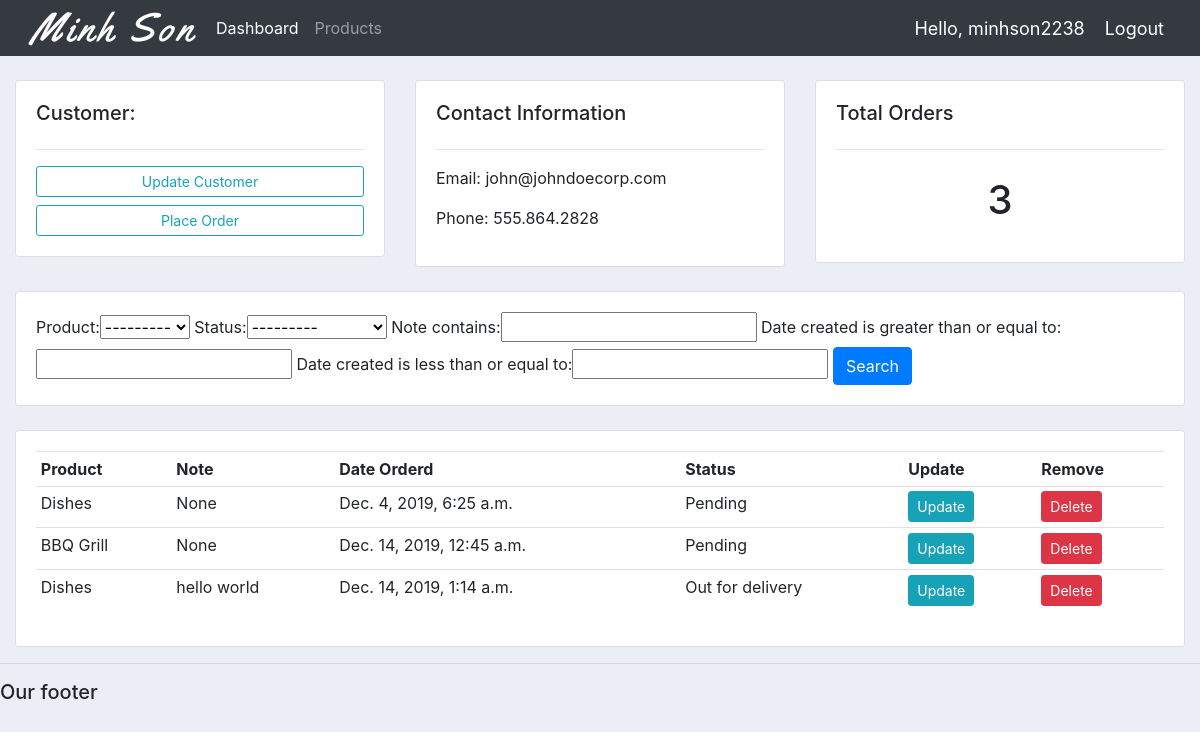
The page /customer/4/ (signed in) on the database its author committed.
### accounts/models.py (models this page shows, shortened)
class Customer(models.Model):
	user = models.OneToOneField(User, null=True, blank=True, on_delete=models.CASCADE)
	name = models.CharField(max_length=200, null=True)
	phone = models.CharField(max_length=200, null=True)
	email = models.CharField(max_length=200, null=True)
	profile_pic = models.ImageField(default="profile1.png", null=True, blank=True)
	date_created = models.DateTimeField(auto_now_add=True, null=True)

class Order(models.Model):
	STATUS = (
			('Pending', 'Pending'),
			('Out for delivery', 'Out for delivery'),
			('Delivered', 'Delivered'),
			)
	customer = models.ForeignKey(Customer, null=True, on_delete= models.SET_NULL)
	product = models.ForeignKey(Product, null=True, on_delete= models.SET_NULL)
	date_created = models.DateTimeField(auto_now_add=True, null=True)
	status = models.CharField(max_length=200, null=True, choices=STATUS)
	note = models.CharField(max_length=1000, null=True)

class Product(models.Model):
	CATEGORY = (
			('Indoor', 'Indoor'),
			('Out Door', 'Out Door'),
			)
	name = models.CharField(max_length=200, null=True)
	price = models.FloatField(null=True)
	category = models.CharField(max_length=200, null=True, choices=CATEGORY)
	description = models.CharField(max_length=200, null=True, blank=True)
	date_created = models.DateTimeField(auto_now_add=True, null=True)
	tags = models.ManyToManyField(Tag)
	def __str__(self):
		return self.name

### accounts/decorators.py (the view)
		def wrapper_func(request, *args, **kwargs):
			group = None
			if request.user.groups.exists():
				group = request.user.groups.all()[0].name
			if group in allowed_roles:
				return view_func(request, *args, **kwargs)
			else:
				return HttpResponse('You are not authorized to view this page')

### accounts/views.py (called while the page is built)
@login_required(login_url='login')
@allowed_users(allowed_roles=['admin'])
def customer(request, pk_test):
	customer = Customer.objects.get(id=pk_test)
	orders = customer.order_set.all()
	order_count = orders.count()
	myFilter = OrderFilter(request.GET, queryset=orders)
	orders = myFilter.qs
	context = {'customer':customer, 'orders':orders, 'order_count':order_count,
	'myFilter':myFilter}
	return render(request, 'accounts/customer.html',context)

### accounts/templates/accounts/customer.html
{%  extends 'accounts/main.html' %}
{% block content %}
	<br>
<div class="row">
	<div class="col-md">
		<div class="card card-body">
			<h5>Customer:</h5>
			<hr>
			<a class="btn btn-outline-info  btn-sm btn-block" href="">Update Customer</a>
			<a class="btn btn-outline-info  btn-sm btn-block" href="{% url 'create_order' customer.id %}">Place Order</a>
		</div>
	</div>
	<div class="col-md">
		<div class="card card-body">
			<h5>Contact Information</h5>
			<hr>
			<p>Email: {{customer.email}}</p>
			<p>Phone: {{customer.phone}}</p>
		</div>
	</div>
	<div class="col-md">
		<div class="card card-body">
			<h5>Total Orders</h5>
			<hr>
			<h1 style="text-align: center;padding: 10px">{{order_count}}</h1>
		</div>
	</div>
</div>
<br>
<div class="row">
	<div class="col">
		<div class="card card-body">
			<form method="get">
				{{myFilter.form}}
		    <button class="btn btn-primary" type="submit">Search</button>
		  </form>
		</div>
	</div>
</div>
<br>
<div class="row">
	<div class="col-md">
		<div class="card card-body">
			<table class="table table-sm">
				<tr>
					<th>Product</th>
					<th>Note</th>
					<th>Date Orderd</th>
					<th>Status</th>
					<th>Update</th>
					<th>Remove</th>
				</tr>
				{% for order in orders %}
				<tr>
					<td>{{order.product}}</td>
					<td>{{order.note}}</td>
					<td>{{order.date_created}}</td>
					<td>{{order.status}}</td>
					<td><a class="btn btn-sm btn-info" href="{% url 'update_order' order.id %}">Update</a></td>
					<td><a class="btn btn-sm btn-danger" href="{% url 'delete_order' order.id %}">Delete</a></td>
				</tr>
				{% endfor %}
			</table>
		</div>
	</div>
</div>
{% endblock %}

### accounts/templates/accounts/navbar.html (shortened to what this page needs)
{% load static %}
<nav class="navbar navbar-expand-lg navbar-dark bg-dark">
  <img src="{% static 'images/logo.jpg' %}">
  <div class="collapse navbar-collapse" id="navbarNav">
    <ul class="navbar-nav">
      {% if request.user.is_staff %}
      <li class="nav-item active">
        <a class="nav-link" href="{% url 'home' %}">Dashboard</a>
      </li>
      <li class="nav-item">
        <a class="nav-link" href="{% url 'products' %}">Products</a>
      </li>
      {% else %}
       <li class="nav-item">
        <a class="nav-link" href="{% url 'account' %}">Settings</a>
      </li>
      {% endif %}
    </ul>
  </div>
  <span class="hello-msg">Hello, {{request.user}}</span>
  <span ><a  class="hello-msg" href="{% url 'logout' %}">Logout</a></span>
</nav>

### static/css/main.css (style rules this page uses)
body { background-color: #ebeff5; }

### accounts/templates/accounts/navbar.html (style rules this page uses)
.hello-msg { font-size: 18px; color: #fff; margin-right: 20px; }

### rows shown on the page
Customer: email "john@johndoecorp.com", phone "555.864.2828"
Order: product "Dishes", note "None", date_created "Dec. 4, 2019, 6:25 a.m.", status "Pending"
Order: product "BBQ Grill", note "None", date_created "Dec. 14, 2019, 12:45 a.m.", status "Pending"
Order: product "Dishes", note "hello world", date_created "Dec. 14, 2019, 1:14 a.m.", status "Out for delivery"

### other values the page prints
{{ request.user }} "minhson2238"
{{ order_count }} "3"
